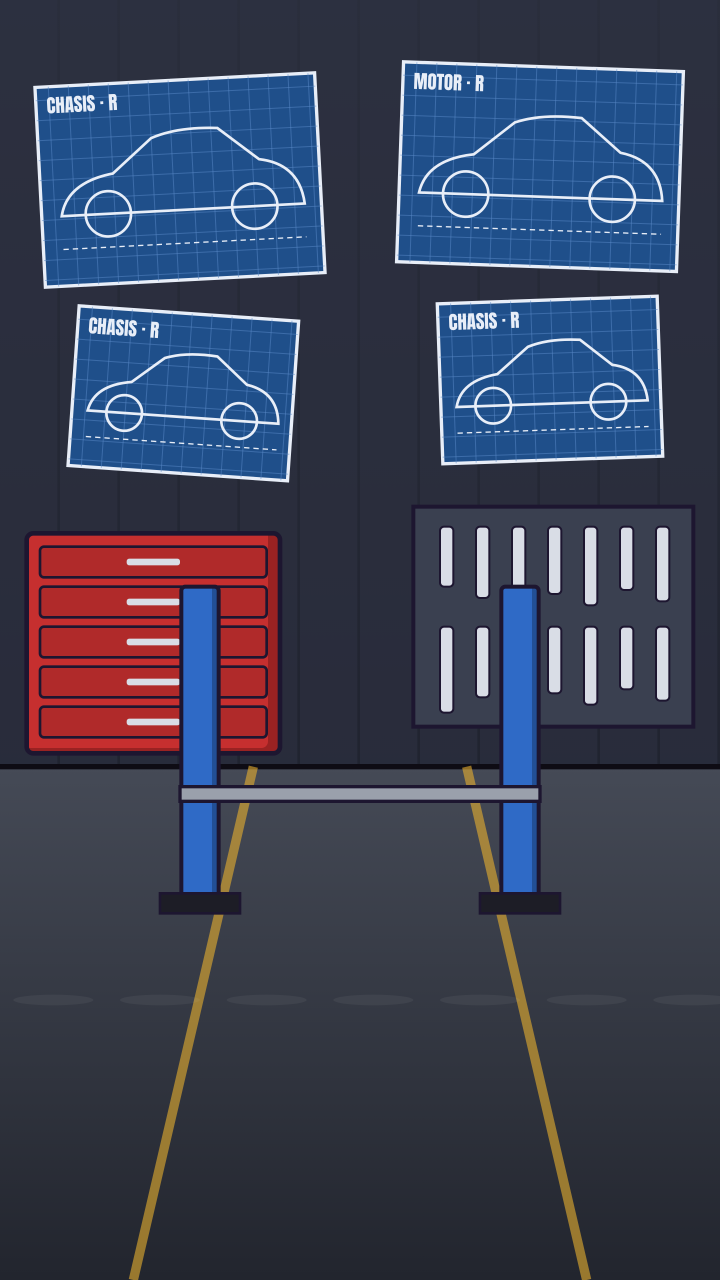
#> input picture taller-pov/layers/bg_nave7.png, 2160 x 3840 px, given in place of bg_taller.png, which was not available (shown at 1/3 size)
$ python -i ep10_head.py   (imports and definitions only)
#> lines starting #> are read from the running program, lines starting #| are printed output that depends on the picture
### taller-pov/render.py
"""Monta el Ep.1 "Heredas el taller de tuning abandonado de tu tío".
Sin voces: los tiempos se estiman por longitud de texto. Cuando existan voz/T01.wav… (+ .json de whisper) se usan los reales."""
import json, math, os, subprocess, sys, difflib, unicodedata
from functools import lru_cache
import numpy as np
from PIL import Image, ImageDraw, ImageFilter, ImageFont

import importlib
LINEAS = importlib.import_module(os.environ.get("GUION", "guion")).LINEAS

HERE = os.path.dirname(os.path.abspath(__file__))
W, H, FPS = 1080, 1920, 30
LAY = os.path.join(HERE, "layers"); VOZ = os.path.join(HERE, os.environ.get("VOZDIR", "voz")); TMP = os.path.join(HERE, "tmp")
os.makedirs(TMP, exist_ok=True)
F_ANTON = os.path.join(HERE, "fonts/Anton-Regular.ttf"); F_HAND = os.path.join(HERE, "fonts/Caveat.ttf")
F_UI = "/usr/share/fonts/opentype/inter/Inter-ExtraBold.otf"
YEL = (255, 201, 60); RED = (255, 77, 77); WHITE = (255, 255, 255); OL = (27, 21, 48); PANEL = (22, 20, 40)
CYAN = (62, 240, 255); MAG = (255, 79, 216); GRIS = (150, 160, 185); GREEN = (40, 150, 90)

# ---------------------------------------------------------------- tiempos
# [4 lines left out: function dur_audio, not called in this run]

GAP = {"E03": .3, "E05": .35, "E07": .3, "E11": 2.4, "E12": .3, "E15": .3, "E16": .45, "E18": .35, "E19": .2,
       "T05": .2, "T11": .25, "T13": .2, "T14": .3, "T15": .3, "T18": .3, "T19": .2}

def timeline():
    t, tl = 0.1, {}
    for lid, who, tts, cap in LINEAS:
        t += GAP.get(lid, .1) if tl else 0
        p = os.path.join(VOZ, lid + ".wav")
        d = dur_audio(p) if os.path.exists(p) else len(tts) / 14.5
        tl[lid] = (t, t + d)
        t += d
    return tl, t + 2.2

TL, TOTAL = timeline()
def S(l): return TL[l][0]
def E(l): return TL[l][1]

# ---------------------------------------------------------------- utilidades
def ease(u): u = max(0., min(1., u)); return 1 - (1 - u) ** 3
def back(u):
    u = max(0., min(1., u)); c = 1.7
    return 1 + (c + 1) * (u - 1) ** 3 + c * (u - 1) ** 2
def clamp(u): return max(0., min(1., u))
PI_ = math.pi

@lru_cache(None)
def layer(name): return Image.open(os.path.join(LAY, name + ".png")).convert("RGBA")

@lru_cache(None)
def font(path, size): return ImageFont.truetype(path, max(1, int(size)))

@lru_cache(256)
def scaled(name, s):
    im = layer(name)
    return im.resize((max(1, int(im.width * s / 2)), max(1, int(im.height * s / 2))), Image.LANCZOS)

def put(canvas, name, cx, cy, s=1.0, alpha=1.0, rot=0):
    s = round(s, 3); im = scaled(name, s)
    if rot: im = im.rotate(rot, resample=Image.BICUBIC, expand=True)
    if alpha < 1:
        im = im.copy(); im.putalpha(im.getchannel("A").point(lambda v: int(v * alpha)))
    canvas.alpha_composite(im, (int(cx - im.width / 2), int(cy - im.height / 2)))

def bg(name, T, t0, zoom0=1.0, zoom1=1.08, dur=8, fx=0.5, fy=0.5):
    im = layer(name)
    z = zoom0 + (zoom1 - zoom0) * clamp((T - t0) / dur)
    w, h = 2 * W / z, 2 * H / z
    x0 = (2 * W - w) * fx; y0 = (2 * H - h) * fy
    return im.resize((W, H), Image.BILINEAR, box=(x0, y0, x0 + w, y0 + h), reducing_gap=2.0).convert("RGBA")

def text(d, xy, s, size, fill=WHITE, anchor="mm", f=F_ANTON, stroke=0, sfill=OL):
    d.text(xy, s, font=font(f, size), fill=fill, anchor=anchor, stroke_width=stroke, stroke_fill=sfill)

# [4 lines left out: function panel, not called in this run]

def popscale(T, t0, d=.35): return back((T - t0) / d) if T >= t0 else 0
def dark(c, a): c.alpha_composite(Image.new("RGBA", (W, H), (8, 6, 18, int(a))))

def vignette():
    y, x = np.mgrid[0:H, 0:W]
    r = np.sqrt(((x - W / 2) / (W * .75)) ** 2 + ((y - H / 2) / (H * .75)) ** 2)
    a = np.clip((r - .55) * 1.6, 0, .75) * 255
    v = np.zeros((H, W, 4), np.uint8); v[..., 3] = a.astype(np.uint8)
    return Image.fromarray(v, "RGBA")
VIG = vignette()
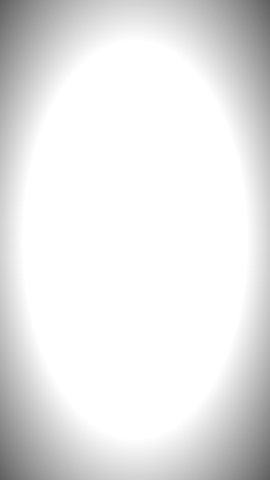
#> VIG: PIL image 1080x1920 RGBA (shown at 1/4 size); mean R, G, B, A 0, 0, 0, 23.5; transparent parts drawn white

def euros(v): return f"{v:,}".replace(",", ".") + " €"

# ---------------------------------------------------------------- subtítulos (palabra a palabra)
def _norm(w):
    w = unicodedata.normalize("NFD", w.lower()); w = "".join(c for c in w if unicodedata.category(c) != "Mn")
    return "".join(c for c in w if c.isalnum())

# [42 lines left out: functions _whisper, word_times, not called in this run]

def chunks():
    out = []
    for lid, who, tts, cap in LINEAS:
        words = cap.split(); times = word_times(lid, words); groups, cur = [], []
        for i, w in enumerate(words):
            cur.append(i)
            if sum(len(words[x].strip("*")) + 1 for x in cur) >= 14 or w.rstrip("*").endswith((".", ",", ":", "?", "!")):
                groups.append(cur); cur = []
        if cur: groups.append(cur)
        for g in groups:
            out.append((times[g[0]][0], times[g[-1]][1], [(words[i].strip("*").upper(), times[i]) for i in g], who, lid))
    return out
CH = chunks()

# [7 lines left out: function WT, not called in this run]

NOMBRE = {"M": "MANOLO", "T": "TÍO RUBÉN · NOTA DE VOZ", "X": "NITRO", "L": "LUCÍA"}

HIDE_LAST_CAPTION = True
# [31 lines left out: function draw_caption, not called in this run]

# ---------------------------------------------------------------- barra superior de la serie
EPISODIO, DIA = 1, 1

def coin(d, cx, cy, r):
    d.ellipse((cx - r, cy - r, cx + r, cy + r), fill=(242, 190, 60), outline=(120, 80, 10), width=4)
    d.text((cx, cy + 1), "€", font=font(F_UI, int(r * 1.1)), fill=(120, 80, 10), anchor="mm")

def flecha(d, cx, cy, s):
    d.polygon([(cx - 14*s, cy - 12*s), (cx + 2*s, cy + 4*s), (cx - 4*s, cy + 10*s), (cx + 14*s, cy + 14*s), (cx + 10*s, cy - 4*s), (cx + 4*s, cy + 2*s), (cx - 10*s, cy - 16*s)], fill=(255, 90, 80))

# [413 lines left out: functions carito, estrella, barra_base, draw_hud, stamp, ficha and 20 more, not called in this run]

# ---------------------------------------------------------------- pantallas finales (3 propuestas)
G_ = (46, 160, 90)
RAYO = [(600, 0), (560, 520), (612, 560), (522, 1100), (578, 1132), (480, H)]
_FC = {}
# [29 lines left out: functions _lado, _texto_opcion, _comenta, not called in this run]

def _hi(T):
    s0, e0 = TL["T18"]; ta, tb = WT("T18", "A:"), WT("T18", "B:")
    return ta, tb, ta <= T < tb, tb <= T < e0

# [90 lines left out: functions sc_final1, sc_final2, sc_final3, not called in this run]

sc_decision = {"1": sc_final1, "2": sc_final2, "3": sc_final3}[os.environ.get("FINAL", "1")]

EP1 = os.environ.get("GUION", "guion") == "guion"
if EP1:
    SCENES = [
        (0, sc_llaves), (S("T02") - .15, sc_fachada), (S("T03") - .15, sc_stats), (S("T04") - .15, sc_aviso),
        (S("T05") - .2, sc_persiana), (WT("T05", "Huele") - .1, sc_interior), (S("T06") - .2, sc_manolo),
        (S("T08") - .2, sc_inventario), (S("T11") - .2, sc_lona), (S("T13") - .1, sc_reveal), (S("T14") - .2, sc_nota),
        (S("T15") - .2, sc_faros), (S("T16") - .15, sc_nitro), (S("T18") - .25, sc_decision),
    ]
else:
    SCENES = []

def hblur(im, k):
    if k < 2: return im
    return im.resize((max(1, W // k), H), Image.BILINEAR).resize((W, H), Image.BILINEAR)

if EP1:
    IMPACTS = [WT("T01", "llaves."), WT("T02", "cerrado."), WT("T04", "banco"), WT("T10", "gafado."), S("T13") + .1,
               WT("T15", "ciegan"), WT("T16", "noche."), S("T18")]
else:
    IMPACTS = []

# [8 lines left out: function grains, not called in this run]

TW = .22
# [44 lines left out: functions frame, render_scene, not called in this run]

# [12 lines that do not run on import are left out]

### taller-pov/ep10_head.py
"""Ep.10 CORTO "Cara a cara" (~50 s, viral): gancho frame 0, golpe visual cada 3-4 s, cierre ENTRAR / ESCUCHAR.
Uso: python3 ep8L.py still 10 20 | scenes [i..] | mix | info"""
import os, sys, math, subprocess
os.environ["GUION"] = "guion10"; os.environ["VOZDIR"] = "voz10"
import render as R
from luces import coche_faros
from render import (Image, ImageDraw, ImageFilter, W, H, bg, put, scaled, text, panel, stamp, etiqueta, dust,
                    neon_flicker, mouth, dark, ease, clamp, popscale, euros, S, E, WT, YEL, RED, WHITE, OL,
                    CYAN, MAG, GRIS, F_UI, F_ANTON, F_HAND)
import persp as P
import ep_comun as C
from ep_comun import linterna, humo, llamas, tinte, confeti, barra_voto, ep_chispas, AZ

# [1 line not run here, left out]
R.TL, R.TOTAL = R.timeline()
# [1 line that did not run here, left out]
R.CH = R.chunks()
R.EPISODIO, R.DIA = 10, 0
G_ = (46, 160, 90)
SEPIA = (112, 78, 40)
G_ = (46, 160, 90)
SEPIA = (112, 78, 40)

def talk(lid, T): return S(lid) <= T < E(lid)
def blank(): return Image.new("RGBA", (W, H), (0, 0, 0, 0))

# ---------------------------------------------------------------- barra superior
# [17 lines left out: function draw_hud, not called in this run]

# ---------------------------------------------------------------- piezas propias
def suelo_niebla(c, y=1560, a=50):
    fog = blank(); ImageDraw.Draw(fog).rectangle((0, y, W, y + 200), fill=(150, 150, 190, a))
    c.alpha_composite(fog.filter(ImageFilter.GaussianBlur(40)))

def glow(c, box, col, a, blur=60):
    gl = blank(); ImageDraw.Draw(gl).ellipse(box, fill=col + (int(a),)); c.alpha_composite(gl.filter(ImageFilter.GaussianBlur(blur)))

def poligono(T, t0, z0=1.35, z1=1.42, dur=8, oscuro=100):
    c = bg("bg_poligono", T, t0, z0, z1, dur, .5, .95); dark(c, oscuro); return c

def nitro(c, T, x, y, s, lid=None, ry=24):
    put(c, "nitro", x, y + 3 * math.sin(T * 1.8), s)
    if lid: mouth(c, x + 11.6 * s, y + 3 * math.sin(T * 1.8) + ry * s, T, talk(lid, T), 22 * s)

def manolo(c, T, x, y, s, lid=None):
    yy = y + 6 * math.sin(T * 2.2); put(c, "manolo", x, yy, s)
    if lid: mouth(c, x, yy - 126 * s, T, talk(lid, T), 28 * s)

def lucia(c, T, x, y, s, lid=None):
    yy = y + 4 * math.sin(T * 2.4); put(c, "lucia", x, yy, s)
    if lid: mouth(c, x, yy - 183 * s, T, talk(lid, T), 19 * s)

# [17 lines left out: functions seat, sepia, ralladuras, not called in this run]

_FOTO = {}
# [30 lines left out: functions foto, put_img, not called in this run]

_PUERTO = {}
# [37 lines left out: functions bg_puerto, bandera, not called in this run]

# ---------------------------------------------------------------- escenas
# ---------------------------------------------------------------- piezas nuevas
def nave(T, t0, dur=4, fx=.5, fy=.55, z0=1.0, z1=1.08, osc=110):
    c = bg("bg_nave7", T, t0, z0, z1, dur, fx, fy); dark(c, osc); return c

def zoom(T, t0, dur, a=1.0, b=1.25): return a + (b - a) * ease(clamp((T - t0) / dur))

# [18 lines left out: function cuaderno, not called in this run]

def sombra_cabina(c, T, x, y, s=1.0):
    """Silueta de Nitro y sus faros (sólo se ven los faros) al otro lado de la ventana."""
    put(c, "faros", x, y, s)

# ---------------------------------------------------------------- escenas (cada una = 1 plano de 2-3 s)
# [19 lines left out: functions sh_resultado, sh_flash, not called in this run]

def pregunta(c, T, t):
    if T >= t: stamp(c, T, t, "¿POR QUÉ?", 540, 560, YEL, 5, 120)

# [122 lines left out: functions cuenta, sh_deportivo_noche, sh_final_tu, sh_baja, sh_fondo, sh_manolo and 10 more, not called in this run]

def SV_zoom(c, lay, k):
    big = lay.resize((int(W * k), int(H * k)), Image.BILINEAR)
    c.alpha_composite(big, (int(540 - 540 * k), int(960 - 960 * k)), (max(0, int(540 * k - 540)), max(0, int(960 * k - 960))))

# [163 lines left out: functions sh_carrera, sh_faros_fuera, sh_el, sh_llave_peligro, sh_caminos, lado and 12 more, not called in this run]


# ---------------- depósito: planos de detalle (v2)
def shake(c, T, amp=6, f=38):
    from PIL import ImageChops
    return ImageChops.offset(c, int(amp * math.sin(T * f)), int(amp * math.cos(T * f * 1.3)))

# [39 lines left out: functions vineta, polvo, rayos, chispas, guante, not called in this run]

def fondo_taller(T, t0, a=175, z0=1.2, z1=1.35, fy=.8):
    c = nave(T, t0, 4, .5, fy, z0, z1, a); return c

# [112 lines left out: functions sh_sello, sh_tapon, sh_vacio, sh_mano, sh_tubo, sh_pregunta and 1 more, not called in this run]
RAYO = R.RAYO
_LC = {}
# [24 lines left out: function boton_seguir, not called in this run]

# ---------------------------------------------------------------- piezas del Ep.6
AV6 = []
# [22 lines left out: functions aviso6, cuenta6, not called in this run]

def corazon(d, cx, cy, s, col):
    d.ellipse((cx - s * .5, cy - s * .45, cx, cy + s * .05), fill=col); d.ellipse((cx, cy - s * .45, cx + s * .5, cy + s * .05), fill=col)
    d.polygon([(cx - s * .49, cy - s * .1), (cx + s * .49, cy - s * .1), (cx, cy + s * .5)], fill=col)

# [190 lines left out: functions calle_nitro, put_llave, sh_nitro, sh_flash7, sh_resultado7, sh_suelta and 10 more, not called in this run]

_VENT = {}
# [46 lines left out: functions bg_ventana, sh_manolo_ventana, sh_res8, sh_puerta8, not called in this run]

_PER = {}
# [34 lines left out: functions layer_persiana, sh_flash8, fx_venta, sh_lucia8, not called in this run]

def sh_exterior(T, t0, dur, z0=1.0, z1=1.12, fy=.3):
    c = bg("bg_fachada", T, t0, z0, z1, dur, .5, fy); dark(c, 70); tinte(c, (10, 20, 70), 55); lluvia(c, T, 90, 90); return c

# [29 lines left out: functions sh_fuera, sh_oido, sh_deportivo_sale, mont_bg, not called in this run]

_MC = {}
# [123 lines left out: functions cielo_montana, chase, sh_nitro_coche, mirador_bg, sh_derrape, sh_baja and 5 more, not called in this run]

def lado8(name):
    key = "L8" + name
    if key in _LC: return _LC[key]
    if name == "A":
        A = bg("bg_mesa", 0, 0, 1.2, 1.2, 1, .5, .5).convert("RGBA"); dark(A, 90); glow(A, (0, 500, 1000, 1500), AZ, 80, 80)
        mitad_papel(A, 300, 1250, .62, rot=-8, T=0, resalta=False)
    else:
        A = bg("bg_taller", 0, 0, 1.3, 1.3, 1, .5, .8).convert("RGBA"); dark(A, 130)
        A.alpha_composite(Image.new("RGBA", (W, H), (60, 10, 50, 60)))
        put(A, "manolo", 790, 1420, .85)
    _LC[key] = A; return A

# [8 lines left out: function bruma_luz, not called in this run]

def con_post(f):
    return lambda T, t0, dur: bruma_luz(f(T, t0, dur), T)

# ======================================================================= EP.8 LARGO: piezas nuevas
_NV = {}
# [11 lines left out: functions nave_c, cam, not called in this run]

MOUTH = {"manolo_full": (800, 1148, 56), "nitro_full": (823, 1084, 44), "lucia_full": (780, 1088, 60), "padre_full": (799, 1100, 50), "padre_sin_sombrero": (799, 1100, 50)}
# [22 lines left out: functions pj, sil, sep, not called in this run]

def tx(c, T, t, s, y, col=YEL, rot=-5, size=100):
    if T >= t: stamp(c, T, t, s, 540, y, col, rot, size)

def et(c, T, t, s, y, col=YEL, size=48):
    if T >= t: etiqueta(c, T, t, s, 540, y, col, OL, size)

def hombro(c, T, side=-1, s=1.0, y=1790):
    P.hombro(c, T, 150 if side < 0 else 930, y, s)

# ---------------------------------------------------------------- carreteras (calle / puerto / montaña)
# [68 lines left out: function via, not called in this run]

MODELOS = {"negro": dict(car=(14, 14, 20), cab=(18, 18, 28), vid=(34, 40, 62), alerón=True, neon=(60, 220, 255)),
           "deportivo": dict(car=(236, 236, 242), cab=(224, 224, 232), vid=(70, 82, 120), banda=(236, 100, 160)),
           "seat": dict(car=(206, 44, 44), cab=(236, 236, 240), vid=(50, 60, 90), banda=(250, 250, 250))}

# [328 lines left out: functions trasera, volante, cabina, interior_coche, lucia_conduce, mirador_p and 19 more, not called in this run]

# ======================================================================= ACTO 3: de vuelta al presente
def s_pregunta_lucia(T, t0, dur):
    return s_lucia_nave("G21", -.3, 3.2, 16, 1.0, 1.1, (("dijisteis?", "¿POR QUÉ CALLASTEIS?", 560, YEL),))(T, t0, dur)

# [174 lines left out: functions s_exterior_esc, s_puño, s_se_lleva, s_espera, s_seat_no, s_contacto and 11 more, not called in this run]

def s_ni_mia(T, t0, dur):
    return s_nitro_habla("G46", 2.3, .1, -6, 1.22, (("firma.", "NI LA SUYA, NI LA MÍA", 540, RED),), (60, 10, 20))(T, t0, dur)

# [22 lines left out: functions s_alguien, s_luz_taller, not called in this run]

def s_tu_eliges(T, t0, dur):
    return s_nitro_habla("G49", 2.3, .0, 4, 1.22, (("eliges:", "TÚ ELIGES", 520, YEL),))(T, t0, dur)

# [31 lines left out: functions lado9, s_split, not called in this run]

>>> result = lado8('layers/bg_nave7.png')
#> in bg, `return im.resize((W, H), Image.BILINEAR, box=(x0, y0, x0 + w, y0 + h),..`:
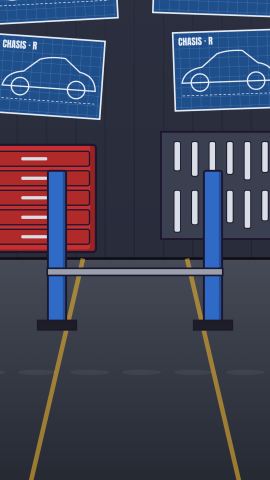
#> returned value: PIL image 1080x1920 RGBA (shown at 1/4 size); mean R, G, B, A 62.3, 65.8, 85.7, 255
#> in dark, `def dark(c, a): c.alpha_composite(Image.new("RGBA", (W, H), (8, 6, 18,..`:
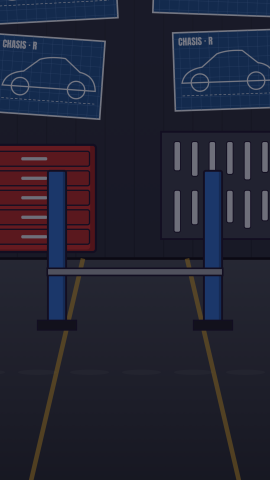
#> c: PIL image 1080x1920 RGBA (shown at 1/4 size); mean R, G, B, A 34.6, 35.4, 51.3, 255
#> in lado8, `A.alpha_composite(Image.new("RGBA", (W, H), (60, 10, 50, 60)))`:
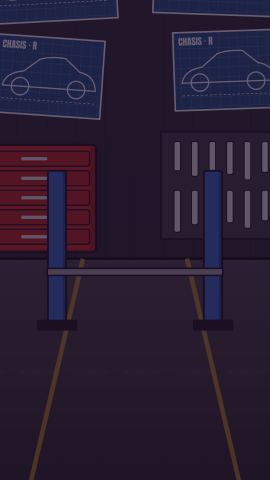
#> A: PIL image 1080x1920 RGBA (shown at 1/4 size); mean R, G, B, A 40.6, 29.2, 51, 255
#> call 2 of layer, with name = 'manolo'
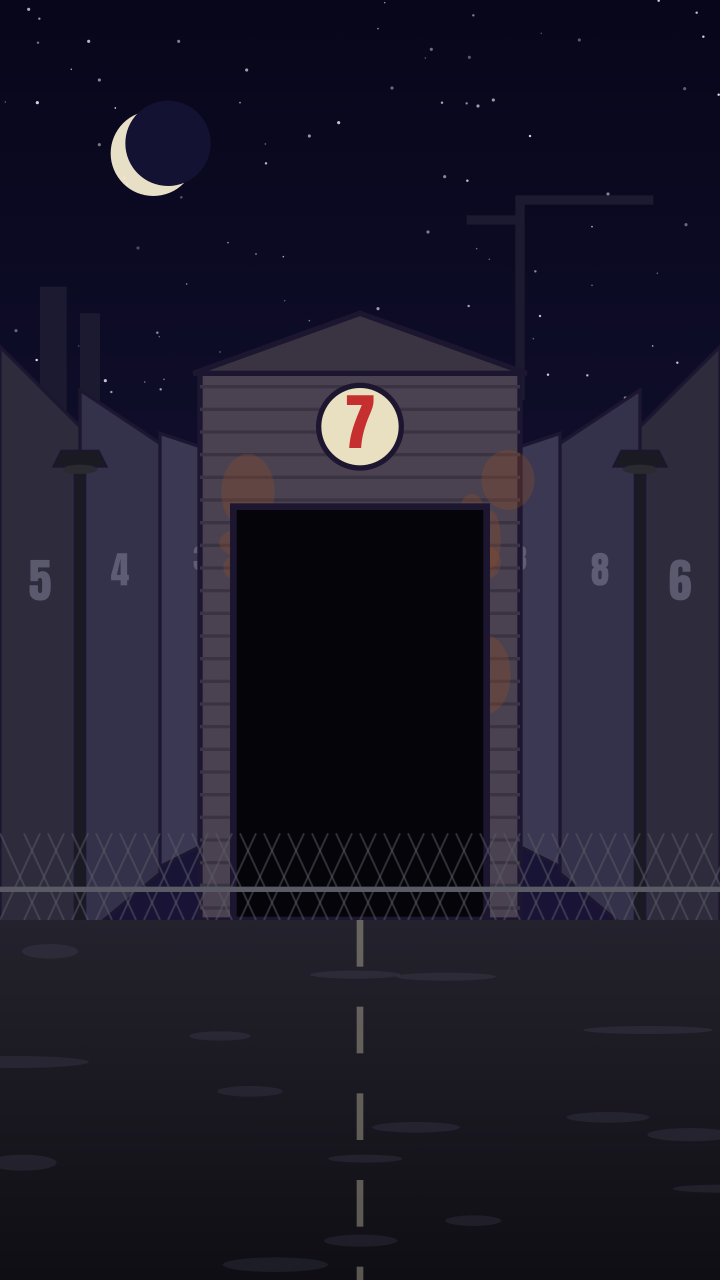
#> input picture taller-pov/layers/bg_poligono.png, 2160 x 3840 px, given in place of manolo.png, which was not available (shown at 1/3 size)
#> in put, `canvas.alpha_composite(im, (int(cx - im.width / 2), int(cy - im.height..`:
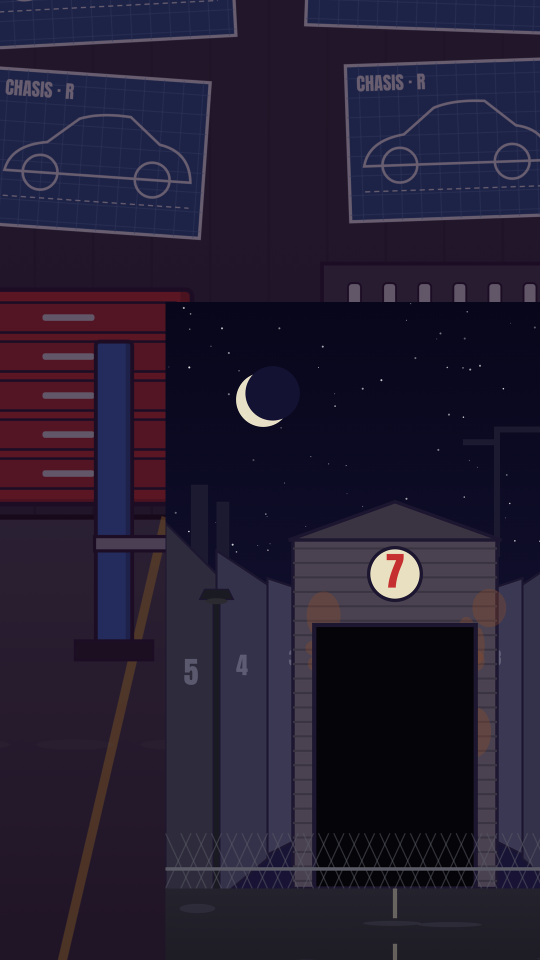
#> canvas: PIL image 1080x1920 RGBA (shown at 1/2 size); mean R, G, B, A 36.5, 29.4, 49.9, 255
